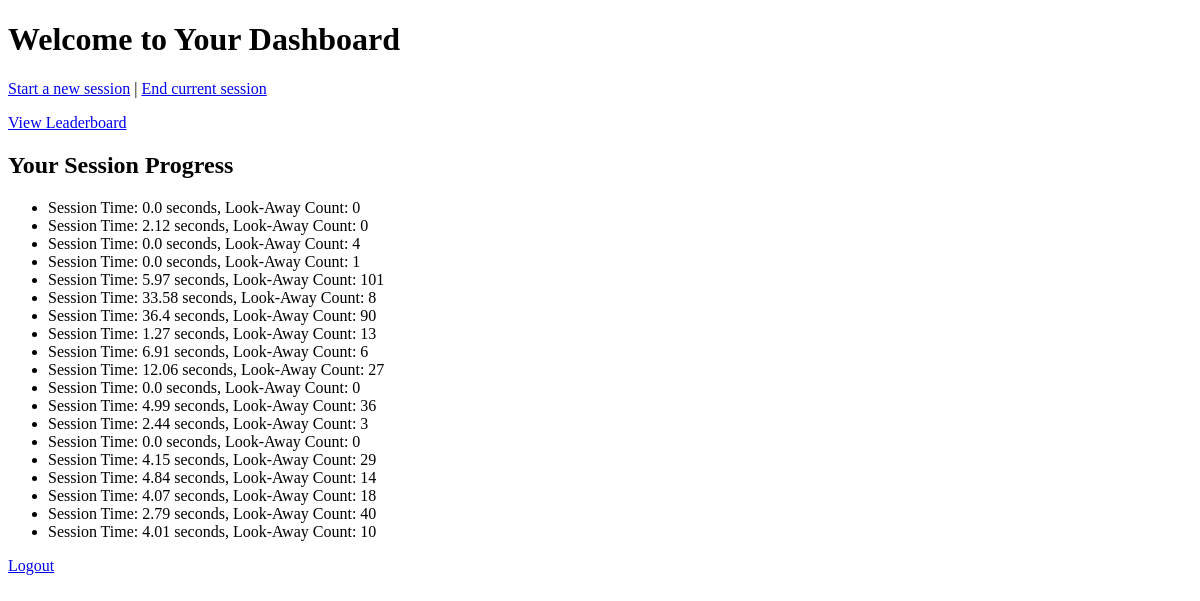
Page /dashboard (signed in) on the earlier database version.
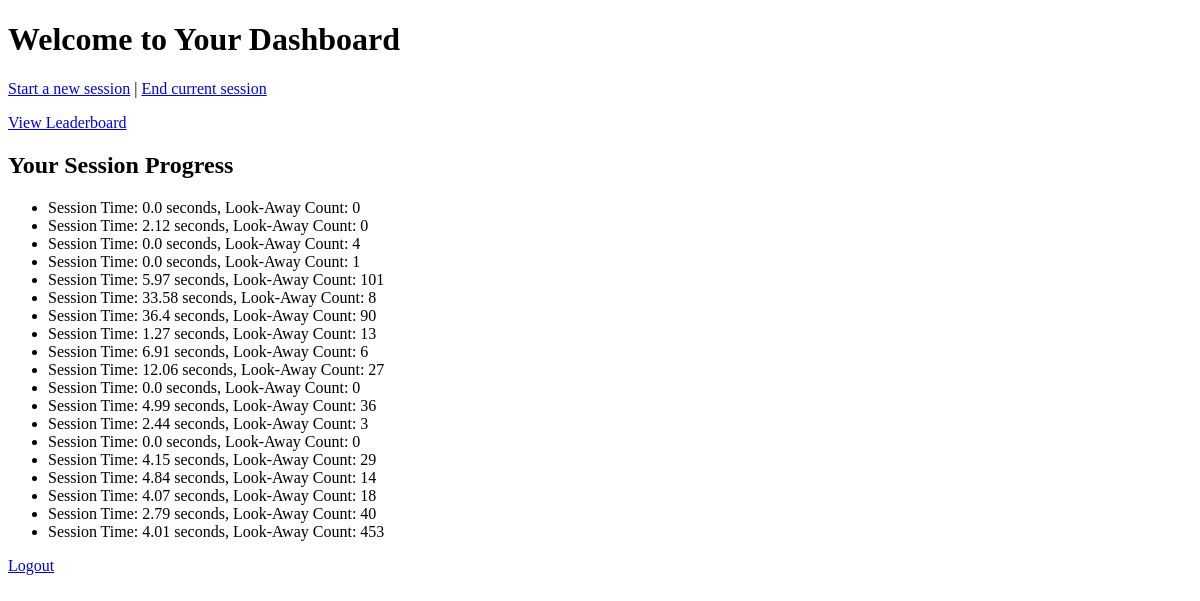
Same page on the later database version.
### app.py (models this page shows)
class Progress(db.Model):
    id = db.Column(db.Integer, primary_key=True)
    session_time = db.Column(db.Float, default=0)  # Store session time in seconds
    look_away_count = db.Column(db.Integer, default=0)
    user_id = db.Column(db.Integer, db.ForeignKey('user.id'), nullable=False)

### app.py (the view)
@app.route('/dashboard')
def dashboard():
    if 'user_id' not in session:
        return redirect(url_for('login'))
    user_progress = Progress.query.filter_by(user_id=session['user_id']).all()
    return render_template('dashboard.html', progress=user_progress)

### templates/dashboard.html (shortened to what this page needs)
<!DOCTYPE html>
<html lang="en">
<head>
</head>
<body>
    <h1>Welcome to Your Dashboard</h1>
    <p><a href="{{ url_for('start_session') }}">Start a new session</a> | <a href="{{ url_for('end_session') }}">End current session</a></p>
    <p><a href="{{ url_for('leaderboard') }}">View Leaderboard</a></p>
    <h2>Your Session Progress</h2>
    <ul>
        {% for session in progress %}
        <li>Session Time: {{ session.session_time | round(2) }} seconds, Look-Away Count: {{ session.look_away_count }}</li>
        {% endfor %}
    </ul>
    <p><a href="{{ url_for('logout') }}">Logout</a></p>
</body>
</html>

Differences in the rows shown:
changed Progress (number 19 of 19 on the later page): look_away_count "10" → "453"
